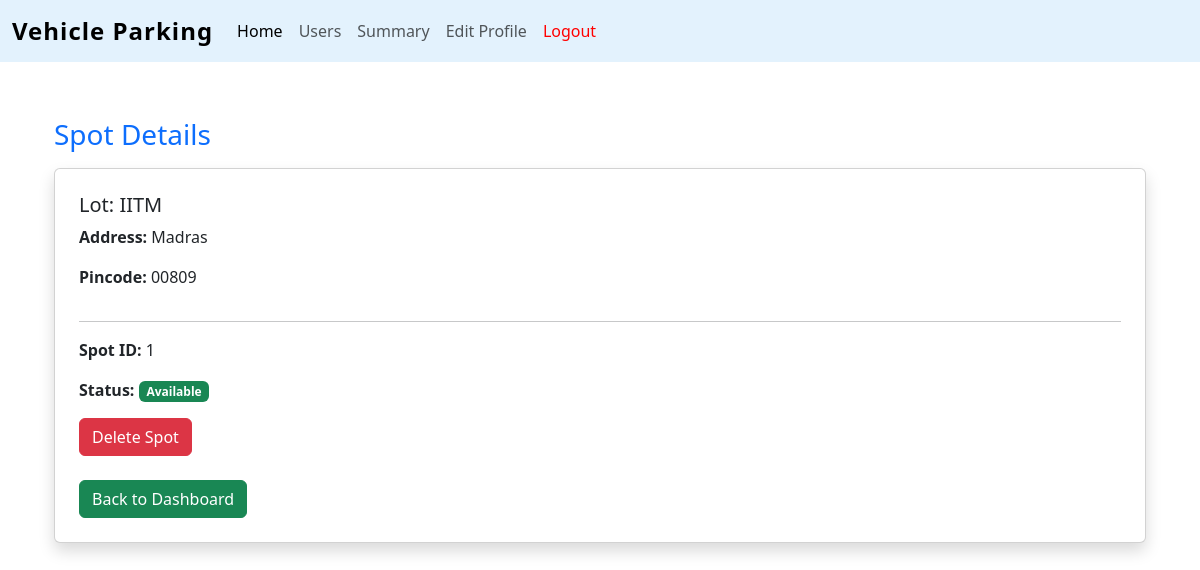
/spot_details/1/1 (signed in), run on the app's committed database.
### controllers/models.py (models this page shows)
class parking_lot(db.Model):
    id = db.Column(db.Integer, primary_key=True)
    location_name = db.Column(db.String(100), nullable=False)
    max_spots = db.Column(db.Integer,nullable=True)
    available_spots = db.Column(db.Integer, nullable=True)
    price = db.Column(db.Float,nullable=False)
    address = db.Column(db.String(200),nullable=False)
    pincode = db.Column(db.String(10),nullable=True)
    spots = db.relationship('parking_spot')

class parking_spot(db.Model):
    id = db.Column(db.Integer,primary_key=True)
    parking_lot_id = db.Column(db.Integer,db.ForeignKey('parking_lot.id'),nullable=False)
    status = db.Column(db.String(20),nullable=False)
    reserve_parking_spot = db.relationship('reserve_parking_spot')
    lot = db.relationship('parking_lot')

### controllers/routes.py (the view)
@app.route('/spot_details/<int:lot_id>/<int:spot_id>', methods=['GET'])
def spot_details(lot_id, spot_id):
    lot = parking_lot.query.get_or_404(lot_id)
    spot = next((s for s in lot.spots if s.id == spot_id), None)
    if spot is None:
        flash('Spot not found!', 'danger')
        return redirect(url_for('admin_dashboard'))
    return render_template('spot_details.html', lot=lot, spot=spot,user=User.name)

### templates/spot_details.html (shortened to what this page needs)
{% extends 'layout.html' %}
{% block content %}
<div class="container mt-4">
  <h3 class="text-primary">Spot Details</h3>
  <div class="card p-4 shadow mt-3">
    <h5>Lot: {{ lot.location_name }}</h5>
    <p><strong>Address:</strong> {{ lot.address }}</p>
    <p><strong>Pincode:</strong> {{ lot.pincode }}</p>
    <hr>
    <p><strong>Spot ID:</strong> {{ spot.id }}</p>
    <p><strong>Status:</strong>
      {% if spot.status == 'occupied' %}
        <span class="badge bg-danger">Occupied</span>
      {% else %}
        <span class="badge bg-success">Available</span>
      {% endif %}
    </p>
    <div>
        <form method="POST" action="{{ url_for('delete_spot', lot_id=lot.id, spot_id=spot.id) }}">
          <button type="submit" class="btn btn-danger">Delete Spot</button>
        </form>
        <br>
        <a href="{{url_for('admin_dashboard')}}"><button type="submit" class="btn btn-success">Back to Dashboard</button></a>
  </div>
</div>
{% endblock %}

### data on the page
parking_lot: location_name "IITM", address "Madras", pincode "00809"
parking_spot: id "1"
